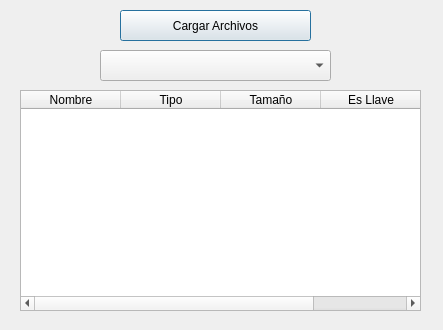
<?xml version="1.0" encoding="UTF-8"?>
<ui version="4.0">
 <class>ver</class>
 <widget class="QDialog" name="ver">
  <property name="geometry">
   <rect>
    <x>0</x>
    <y>0</y>
    <width>443</width>
    <height>330</height>
   </rect>
  </property>
  <property name="windowTitle">
   <string>Dialog</string>
  </property>
  <widget class="QPushButton" name="pushButton">
   <property name="geometry">
    <rect>
     <x>120</x>
     <y>10</y>
     <width>191</width>
     <height>31</height>
    </rect>
   </property>
   <property name="text">
    <string>Cargar Archivos</string>
   </property>
  </widget>
  <widget class="QComboBox" name="comboarchivos_ver">
   <property name="geometry">
    <rect>
     <x>100</x>
     <y>50</y>
     <width>231</width>
     <height>31</height>
    </rect>
   </property>
  </widget>
  <widget class="QTableWidget" name="tabla_ver">
   <property name="geometry">
    <rect>
     <x>20</x>
     <y>90</y>
     <width>401</width>
     <height>221</height>
    </rect>
   </property>
   <column>
    <property name="text">
     <string>Nombre</string>
    </property>
   </column>
   <column>
    <property name="text">
     <string>Tipo</string>
    </property>
   </column>
   <column>
    <property name="text">
     <string>Tamaño</string>
    </property>
   </column>
   <column>
    <property name="text">
     <string>Es Llave</string>
    </property>
   </column>
  </widget>
 </widget>
 <resources/>
 <connections/>
</ui>
